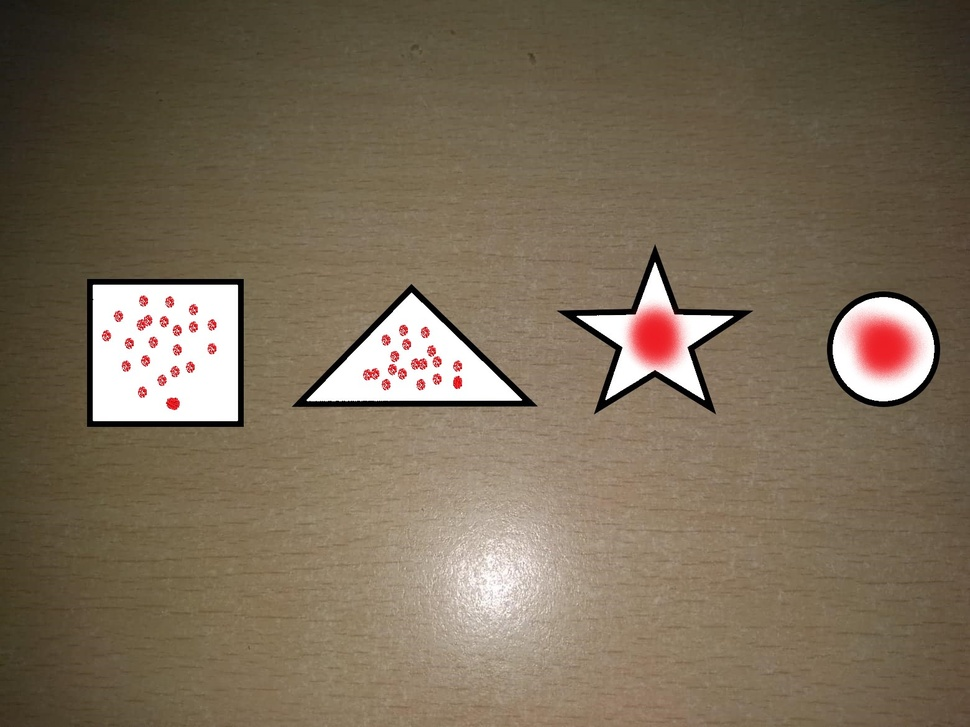
#> input picture AB negative.jpg, 970 x 727 px, shrunk from 1560 x 1170 before the run
$ jupyter execute --allow-errors 'Blood Group Detection using OpenCv .ipynb'
#> lines starting #> are read from the running program, lines starting #| are printed output that depends on the picture
[cell 1]
import cv2
import numpy as np

[cell 2]
img_rgb= cv2.imread('AB negative.jpg')
#> img_rgb is the input picture: shape (727, 970, 3); mean B, G, R 88, 107.7, 122.2
img_gray = cv2.cvtColor(img_rgb,cv2.COLOR_BGR2GRAY)
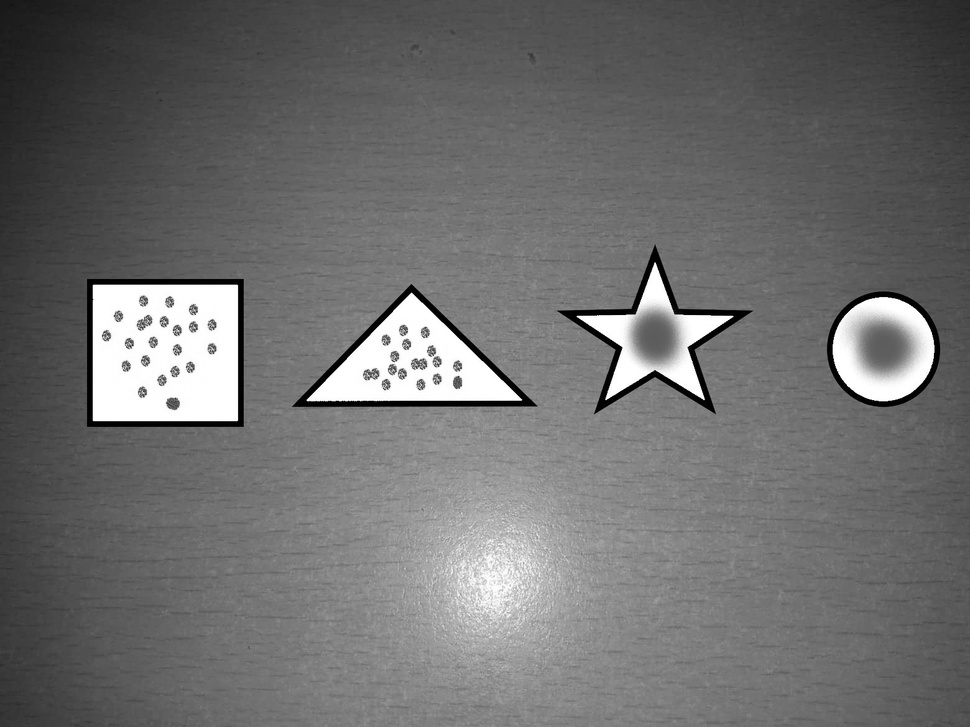
#> img_gray: shape (727, 970); min 0, max 255, mean 109.8

[cell 3]
template1= cv2.imread('square.jpg',0)
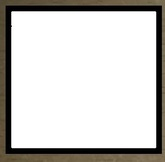
#> input picture square.jpg, 165 x 162 px, shrunk from 266 x 260 before the run
#> template1: shape (162, 165); min 0, max 255, mean 202.2
template2= cv2.imread('triangle.jpg',0)
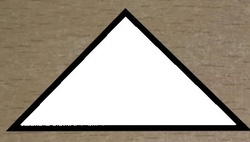
#> input picture triangle.jpg, 250 x 142 px, shrunk from 402 x 228 before the run
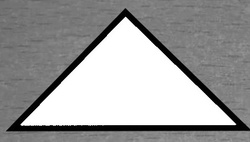
#> template2: shape (142, 250); min 0, max 255, mean 156.8
template3= cv2.imread('star.jpg',0)
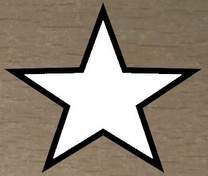
#> input picture star.jpg, 208 x 176 px, shrunk from 334 x 283 before the run
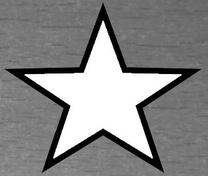
#> template3: shape (176, 208); min 0, max 255, mean 135.1
template4= cv2.imread('circle.jpg',0)
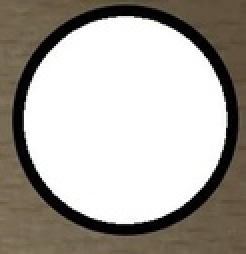
#> input picture circle.jpg, 123 x 127 px, shrunk from 198 x 205 before the run (shown 2 times larger)
#> template4: shape (127, 123); min 0, max 255, mean 168.6
template5= cv2.imread('test 2.jpg',0)
w1,h1=template1.shape[::-1]
#> w1 = 165; h1 = 162
w2,h2=template2.shape[::-1]
#> w2 = 250; h2 = 142
w3,h3=template3.shape[::-1]
#> w3 = 208; h3 = 176
w4,h4=template4.shape[::-1]
#> w4 = 123; h4 = 127
#> (the rest of this cell did not finish here and is left out)

[cell 4]
res1 = cv2.matchTemplate(img_gray,template1,cv2.TM_CCOEFF_NORMED)
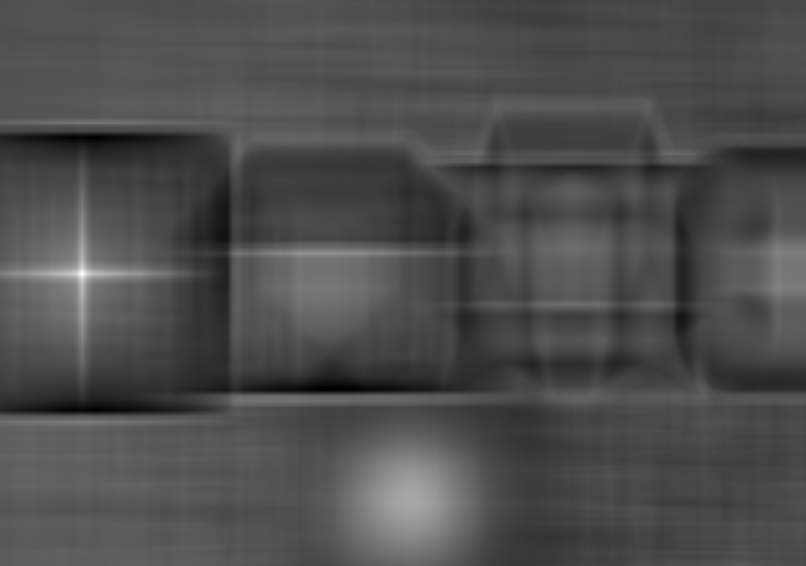
#> res1: shape (566, 806) float32; min -0.381, max 0.923, mean 0.0166; drawn with min black and max white
res2 = cv2.matchTemplate(img_gray,template2,cv2.TM_CCOEFF_NORMED)
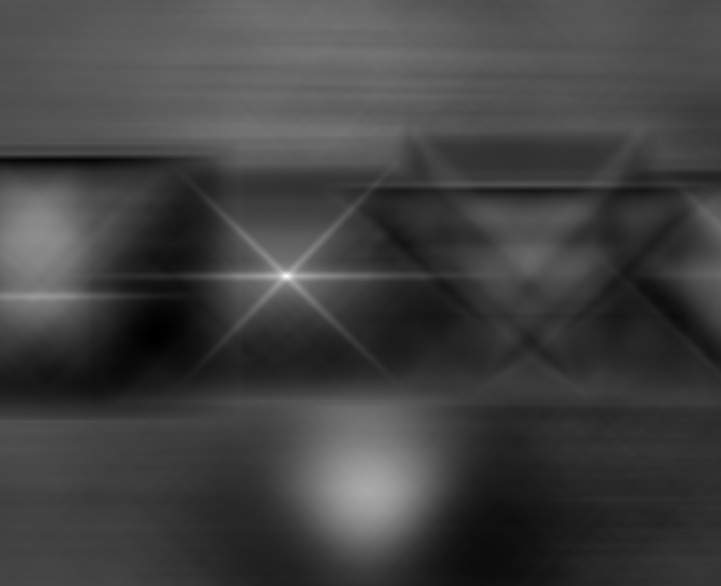
#> res2: shape (586, 721) float32; min -0.237, max 0.929, mean 0.0633; drawn with min black and max white
res3 = cv2.matchTemplate(img_gray,template3,cv2.TM_CCOEFF_NORMED)
res4 = cv2.matchTemplate(img_gray,template4,cv2.TM_CCOEFF_NORMED)
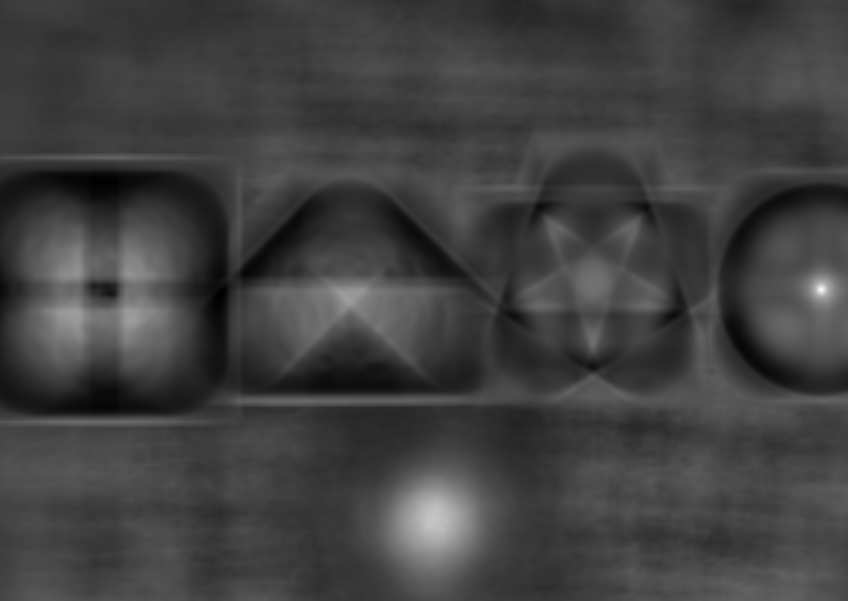
#> res4: shape (601, 848) float32; min -0.288, max 0.853, mean 0.00432; drawn with min black and max white
#> (the rest of this cell did not finish here and is left out)
